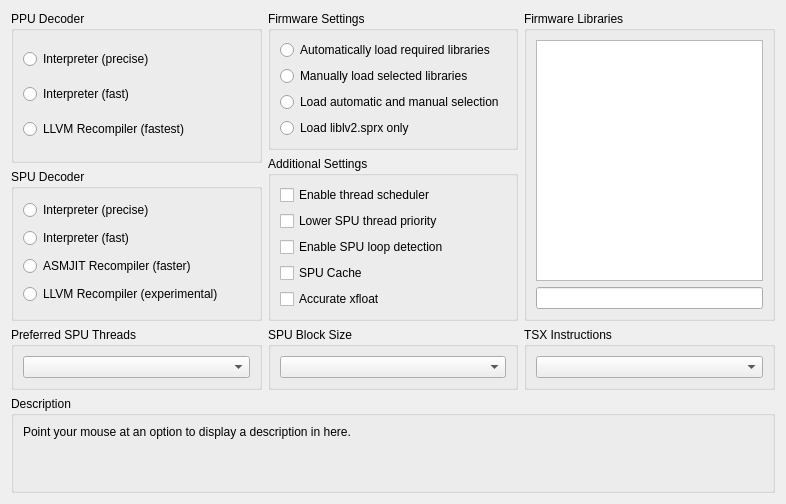
     <widget class="QWidget" name="coreTab">
      <attribute name="title">
       <string>CPU</string>
      </attribute>
      <layout class="QVBoxLayout" name="coreTabLayout" stretch="1,0,0">
       <item>
        <layout class="QHBoxLayout" name="coreTabItemLayout" stretch="1,1,1">
         <item>
          <layout class="QVBoxLayout" name="coreTabLeftLayout" stretch="1,1,0">
           <item>
            <widget class="QGroupBox" name="ppu">
             <property name="title">
              <string>PPU Decoder</string>
             </property>
             <layout class="QVBoxLayout" name="verticalLayout_2">
              <item>
               <widget class="QRadioButton" name="ppu_precise">
                <property name="text">
                 <string>Interpreter (precise)</string>
                </property>
               </widget>
              </item>
              <item>
               <widget class="QRadioButton" name="ppu_fast">
                <property name="text">
                 <string>Interpreter (fast)</string>
                </property>
               </widget>
              </item>
              <item>
               <widget class="QRadioButton" name="ppu_llvm">
                <property name="text">
                 <string>LLVM Recompiler (fastest)</string>
                </property>
               </widget>
              </item>
             </layout>
            </widget>
           </item>
           <item>
            <widget class="QGroupBox" name="spu">
             <property name="title">
              <string>SPU Decoder</string>
             </property>
             <layout class="QVBoxLayout" name="verticalLayout_3">
              <item>
               <widget class="QRadioButton" name="spu_precise">
                <property name="text">
                 <string>Interpreter (precise)</string>
                </property>
               </widget>
              </item>
              <item>
               <widget class="QRadioButton" name="spu_fast">
                <property name="text">
                 <string>Interpreter (fast)</string>
                </property>
               </widget>
              </item>
              <item>
               <widget class="QRadioButton" name="spu_asmjit">
                <property name="text">
                 <string>ASMJIT Recompiler (faster)</string>
                </property>
               </widget>
              </item>
              <item>
               <widget class="QRadioButton" name="spu_llvm">
                <property name="text">
                 <string>LLVM Recompiler (experimental)</string>
                </property>
               </widget>
              </item>
             </layout>
            </widget>
           </item>
           <item>
            <widget class="QGroupBox" name="gb_spu_threads">
             <property name="sizePolicy">
              <sizepolicy hsizetype="Preferred" vsizetype="Minimum">
               <horstretch>0</horstretch>
               <verstretch>0</verstretch>
              </sizepolicy>
             </property>
             <property name="title">
              <string>Preferred SPU Threads</string>
             </property>
             <layout class="QVBoxLayout" name="verticalLayout_51">
              <item>
               <widget class="QComboBox" name="preferredSPUThreads"/>
              </item>
             </layout>
            </widget>
           </item>
          </layout>
         </item>
         <item>
          <layout class="QVBoxLayout" name="coreTabMiddleLayout" stretch="1,1,0">
           <item>
            <widget class="QGroupBox" name="lib_settings">
             <property name="sizePolicy">
              <sizepolicy hsizetype="Preferred" vsizetype="Preferred">
               <horstretch>0</horstretch>
               <verstretch>0</verstretch>
              </sizepolicy>
             </property>
             <property name="title">
              <string>Firmware Settings</string>
             </property>
             <layout class="QVBoxLayout" name="verticalLayout">
              <item>
               <widget class="QRadioButton" name="lib_auto">
                <property name="sizePolicy">
                 <sizepolicy hsizetype="Expanding" vsizetype="Preferred">
                  <horstretch>0</horstretch>
                  <verstretch>0</verstretch>
                 </sizepolicy>
                </property>
                <property name="text">
                 <string>Automatically load required libraries</string>
                </property>
               </widget>
              </item>
              <item>
               <widget class="QRadioButton" name="lib_manu">
                <property name="sizePolicy">
                 <sizepolicy hsizetype="Expanding" vsizetype="Preferred">
                  <horstretch>0</horstretch>
                  <verstretch>0</verstretch>
                 </sizepolicy>
                </property>
                <property name="text">
                 <string>Manually load selected libraries</string>
                </property>
               </widget>
              </item>
              <item>
               <widget class="QRadioButton" name="lib_both">
                <property name="sizePolicy">
                 <sizepolicy hsizetype="Expanding" vsizetype="Preferred">
                  <horstretch>0</horstretch>
                  <verstretch>0</verstretch>
                 </sizepolicy>
                </property>
                <property name="text">
                 <string>Load automatic and manual selection</string>
                </property>
               </widget>
              </item>
              <item>
               <widget class="QRadioButton" name="lib_lv2">
                <property name="sizePolicy">
                 <sizepolicy hsizetype="Expanding" vsizetype="Preferred">
                  <horstretch>0</horstretch>
                  <verstretch>0</verstretch>
                 </sizepolicy>
                </property>
                <property name="text">
                 <string>Load liblv2.sprx only</string>
                </property>
               </widget>
              </item>
             </layout>
            </widget>
           </item>
           <item>
            <widget class="QGroupBox" name="checkboxes">
             <property name="title">
              <string>Additional Settings</string>
             </property>
             <layout class="QVBoxLayout" name="verticalLayout_4">
              <item>
               <widget class="QCheckBox" name="enableScheduler">
                <property name="text">
                 <string>Enable thread scheduler</string>
                </property>
               </widget>
              </item>
              <item>
               <widget class="QCheckBox" name="lowerSPUThrPrio">
                <property name="text">
                 <string>Lower SPU thread priority</string>
                </property>
               </widget>
              </item>
              <item>
               <widget class="QCheckBox" name="spuLoopDetection">
                <property name="text">
                 <string>Enable SPU loop detection</string>
                </property>
               </widget>
              </item>
              <item>
               <widget class="QCheckBox" name="spuCache">
                <property name="text">
                 <string>SPU Cache</string>
                </property>
               </widget>
              </item>
              <item>
               <widget class="QCheckBox" name="accurateXFloat">
                <property name="text">
                 <string>Accurate xfloat</string>
                </property>
               </widget>
              </item>
             </layout>
            </widget>
           </item>
           <item>
            <widget class="QGroupBox" name="gb_spuBlockSize">
             <property name="sizePolicy">
              <sizepolicy hsizetype="Preferred" vsizetype="Minimum">
               <horstretch>0</horstretch>
               <verstretch>0</verstretch>
              </sizepolicy>
             </property>
             <property name="title">
              <string>SPU Block Size</string>
             </property>
             <layout class="QVBoxLayout" name="verticalLayout_11">
              <item>
               <widget class="QComboBox" name="spuBlockSize"/>
              </item>
             </layout>
            </widget>
           </item>
          </layout>
         </item>
         <item>
          <layout class="QVBoxLayout" name="coreTabRightLayout" stretch="1,0">
           <item>
            <widget class="QGroupBox" name="gb_libs">
             <property name="sizePolicy">
              <sizepolicy hsizetype="Preferred" vsizetype="Preferred">
               <horstretch>0</horstretch>
               <verstretch>0</verstretch>
              </sizepolicy>
             </property>
             <property name="title">
              <string>Firmware Libraries</string>
             </property>
             <layout class="QVBoxLayout" name="verticalLayout_12">
              <item>
               <widget class="QListWidget" name="lleList">
                <property name="sizePolicy">
                 <sizepolicy hsizetype="Preferred" vsizetype="Preferred">
                  <horstretch>0</horstretch>
                  <verstretch>0</verstretch>
                 </sizepolicy>
                </property>
                <property name="selectionMode">
                 <enum>QAbstractItemView::ExtendedSelection</enum>
                </property>
                <property name="viewMode">
                 <enum>QListView::ListMode</enum>
                </property>
               </widget>
              </item>
              <item>
               <widget class="QLineEdit" name="searchBox">
                <property name="sizePolicy">
                 <sizepolicy hsizetype="Preferred" vsizetype="Fixed">
                  <horstretch>0</horstretch>
                  <verstretch>0</verstretch>
                 </sizepolicy>
                </property>
               </widget>
              </item>
             </layout>
            </widget>
           </item>
           <item>
            <widget class="QGroupBox" name="gb_tsx">
             <property name="sizePolicy">
              <sizepolicy hsizetype="Preferred" vsizetype="Minimum">
               <horstretch>0</horstretch>
               <verstretch>0</verstretch>
              </sizepolicy>
             </property>
             <property name="title">
              <string>TSX Instructions</string>
             </property>
             <layout class="QVBoxLayout" name="verticalLayout_69">
              <item>
               <widget class="QComboBox" name="enableTSX"/>
              </item>
             </layout>
            </widget>
           </item>
          </layout>
         </item>
        </layout>
       </item>
       <item>
        <spacer name="verticalSpacer_2">
         <property name="orientation">
          <enum>Qt::Vertical</enum>
         </property>
         <property name="sizeType">
          <enum>QSizePolicy::MinimumExpanding</enum>
         </property>
         <property name="sizeHint" stdset="0">
          <size>
           <width>0</width>
           <height>0</height>
          </size>
         </property>
        </spacer>
       </item>
       <item>
        <widget class="QGroupBox" name="gb_description">
         <property name="title">
          <string>Description</string>
         </property>
         <layout class="QVBoxLayout" name="verticalLayout_5">
          <item>
           <widget class="QLabel" name="description_cpu">
            <property name="text">
             <string>Point your mouse at an option to display a description in here.


</string>
            </property>
            <property name="textFormat">
             <enum>Qt::PlainText</enum>
            </property>
            <property name="alignment">
             <set>Qt::AlignLeading|Qt::AlignLeft|Qt::AlignTop</set>
            </property>
            <property name="wordWrap">
             <bool>true</bool>
            </property>
           </widget>
          </item>
         </layout>
        </widget>
       </item>
      </layout>
     </widget>
